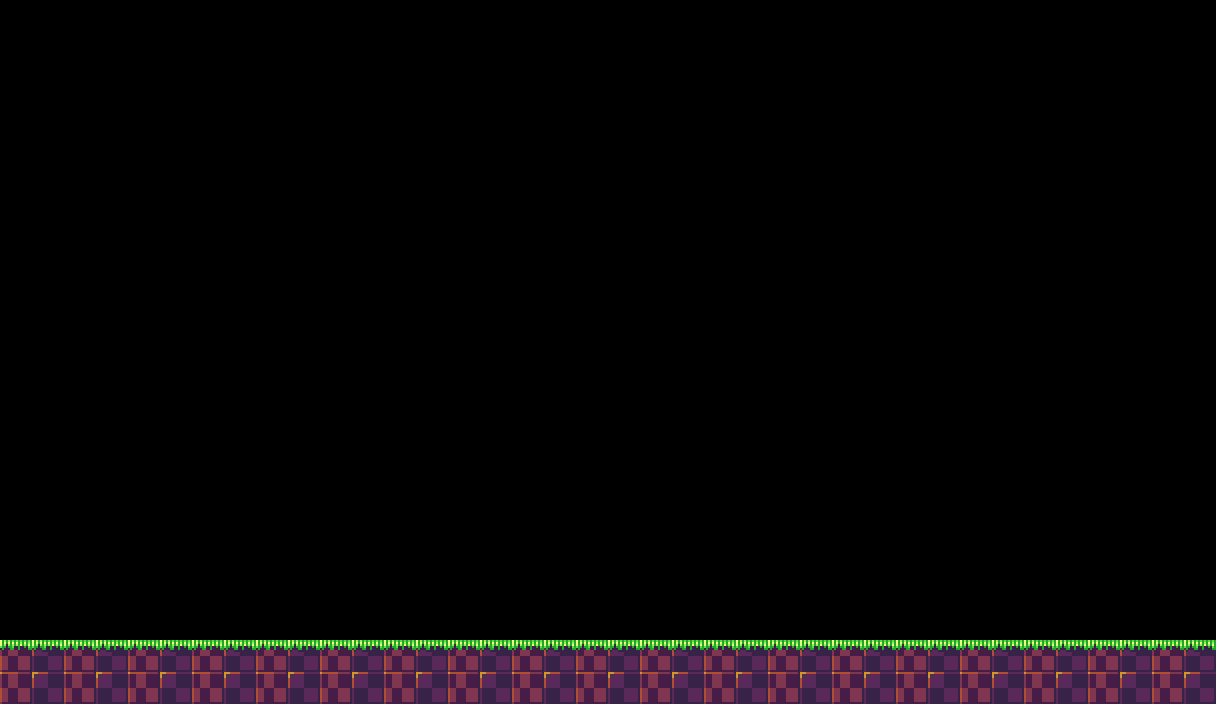

A level layout from a 2D game, rendered from its tile map. Below: a short description, then the map file with its tile-grid data intact:
An orthogonal 19x11 tile map with 64x64 px tiles, 1 tile layer (Calque de Tile 1) and 7 objects (2x Obstacle, UpgradeArme, BalleMoyenne, PowerUp).

<map version="1.0" tiledversion="1.0.2" orientation="orthogonal" renderorder="right-down" width="19" height="11" tilewidth="64" tileheight="64" nextobjectid="142">
 <tileset firstgid="1" name="Tileset_1" tilewidth="64" tileheight="64" spacing="2" margin="1" tilecount="8" columns="4">
  <image source="Tileset/Tileset_1.png" width="264" height="132" />
 </tileset>
 <layer name="Calque de Tile 1" width="19" height="11">
  <data encoding="csv">
0,0,0,0,0,0,0,0,0,0,0,0,0,0,0,0,0,0,0,
0,0,0,0,0,0,0,0,0,0,0,0,0,0,0,0,0,0,0,
0,0,0,0,0,0,0,0,0,0,0,0,0,0,0,0,0,0,0,
0,0,0,0,0,0,0,0,0,0,0,0,0,0,0,0,0,0,0,
0,0,0,0,0,0,0,0,0,0,0,0,0,0,0,0,0,0,0,
0,0,0,0,0,0,0,0,0,0,0,0,0,0,0,0,0,0,0,
0,0,0,0,0,0,0,0,0,0,0,0,0,0,0,0,0,0,0,
0,0,0,0,0,0,0,0,0,0,0,0,0,0,0,0,0,0,0,
0,0,0,0,0,0,0,0,0,0,0,0,0,0,0,0,0,0,0,
0,0,0,0,0,0,0,0,0,0,0,0,0,0,0,0,0,0,0,
4,4,4,4,4,4,4,4,4,4,4,4,4,4,4,4,4,4,4
</data>
 </layer>
 <objectgroup name="Objects">
  <object id="92" type="UpgradeArme" x="560" y="576" width="48" height="32">
   <properties>
    <property name="Arme" value="CORDE_SIMPLE" />
   </properties>
  </object>
  <object id="117" x="768" y="512" width="32" height="48" />
  <object id="135" type="Obstacle" x="120" y="70" width="48" height="192">
   <properties>
    <property name="Destructible" type="bool" value="true" />
   </properties>
  </object>
  <object id="137" type="Obstacle" x="16" y="176" width="96" height="48">
   <properties>
    <property name="Destructible" type="bool" value="true" />
   </properties>
  </object>
  <object id="138" type="BalleMoyenne" x="16" y="64" width="96" height="96">
   <properties>
    <property name="Vitesse" type="int" value="10" />
   </properties>
  </object>
  <object id="139" x="432" y="224" width="208" height="48" />
  <object id="140" type="PowerUp" x="896" y="480" width="48" height="48" />
 </objectgroup>
 <objectgroup name="Spawn" />
</map>
